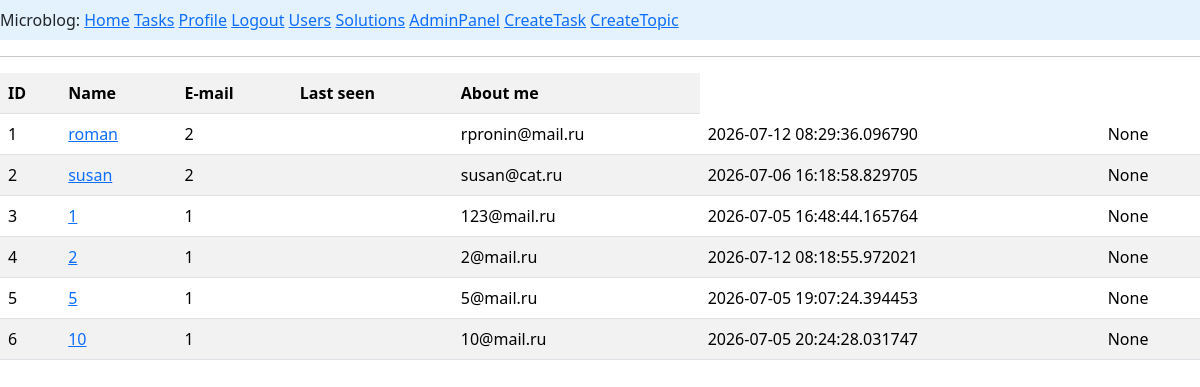
Before: /view_users (signed in) with the older database file.
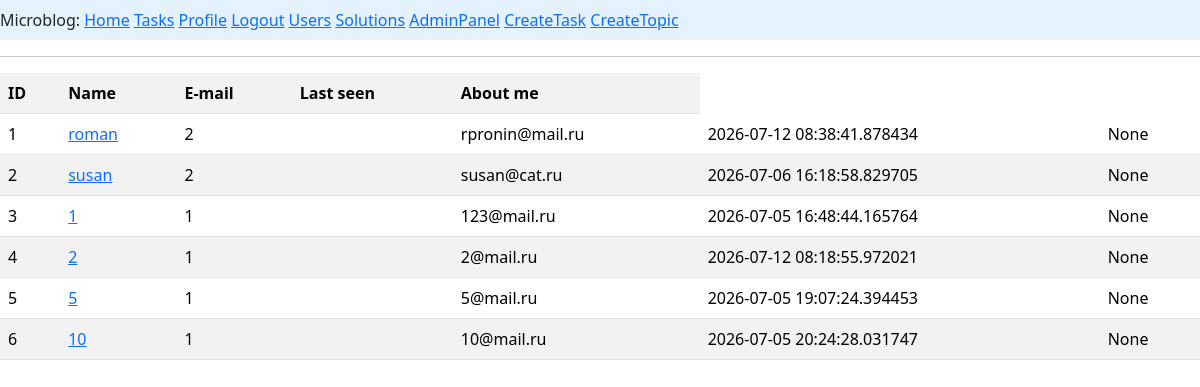
After: the same page with the newer database file.
### app/models.py (models this page shows, shortened)
class User(UserMixin, db.Model):
    __tablename__ = 'users'
    id: so.Mapped[int] = so.mapped_column(primary_key=True)
    username: so.Mapped[str] = so.mapped_column(sa.String(64), index=True, unique=True)
    email: so.Mapped[str] = so.mapped_column(sa.String(120), index=True, unique=True)
    password_hash: so.Mapped[Optional[str]] = so.mapped_column(sa.String(256))
    posts: so.WriteOnlyMapped['Post'] = so.relationship(back_populates='author')
    about_me: so.Mapped[Optional[str]] = so.mapped_column(sa.String(140))
    last_seen: so.Mapped[Optional[datetime]] = so.mapped_column(default=lambda: datetime.now(timezone.utc))
    role_id: so.Mapped[int] = so.mapped_column(sa.ForeignKey(Role.id), index=True)
    role: so.Mapped['Role'] = so.relationship(back_populates='users')
    task_user: so.Mapped['Task'] = so.relationship(back_populates='creator')
    solve_user: so.Mapped[list['Solve']] = so.relationship(back_populates='solver')

### app/routes.py (the view)
@app.route('/view_users', methods=['GET'])
@login_required
def view_users():
    if not is_admin():
        flash('У вас нет прав для доступа к этой странице', 'danger')
        return redirect(url_for('index'))  # или url_for('login'), куда хочешь редиректить
    users = db.session.scalars(sa.select(User)).all()
    return render_template('view_users.html', users=users)

### app/models.py (called while the page is built)
@login.user_loader
def load_user(id):
    return db.session.get(User, int(id))

### app/routes.py (called while the page is built)
@app.before_request
def before_request():
    if current_user.is_authenticated:
        current_user.last_seen = datetime.now(timezone.utc)
        db.session.commit()

def is_admin():
    if not current_user.is_authenticated:
        return False
    if not current_user.role:
        return False
    return current_user.role.rolename == 'admin'

### app/templates/view_users.html
{% extends "base.html" %}
{% block content %}
<table class="table table-striped table-hover">
    <tr><th>ID</th><th>Name</th><th>E-mail</th><th>Last seen</th><th>About me</th></tr>
    {% for u in users%}
    <tr>
        <td>{{u.id}}</td>
        <td><a href="user/{{u.username}}">{{u.username}}</a></td>
        <td>{{u.role_id}}</td>
        <td>{{u.rolet}}</td>
        <td>{{u.email}}</td>
        <td>{{u.last_seen}}</td>
        <td>{{u.about_me}}</td>
    </tr>
    {% endfor %}
</table>
{% endblock %}

Changed rows visible on the page:
changed User "roman": last_seen "2026-07-12 08:29:36.096790" → "2026-07-12 08:38:41.878434"
